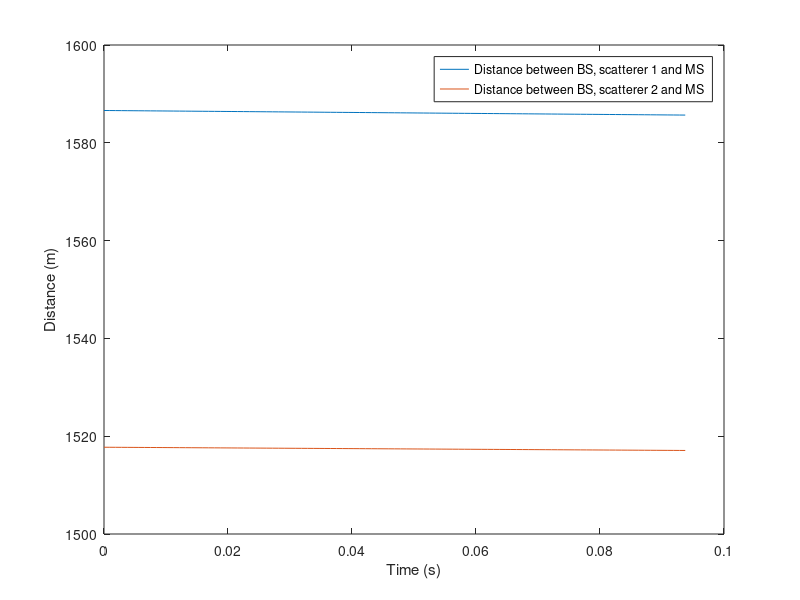
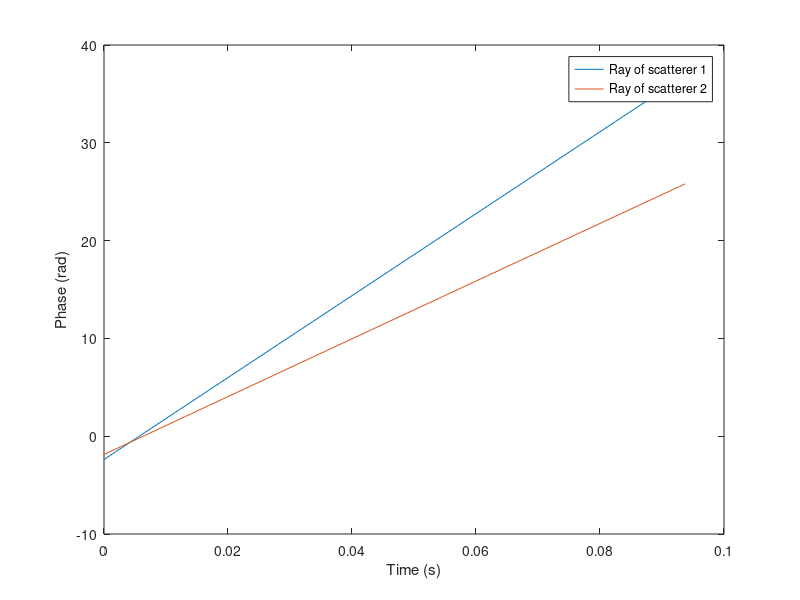
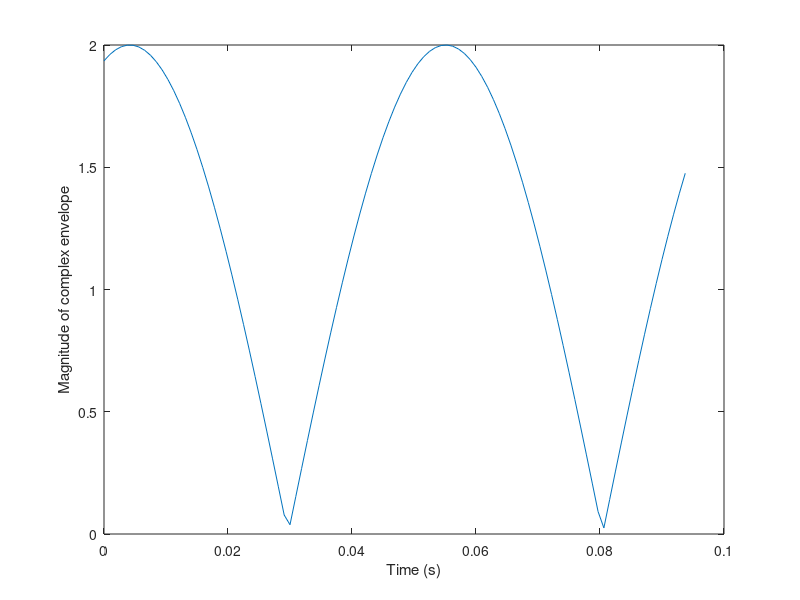
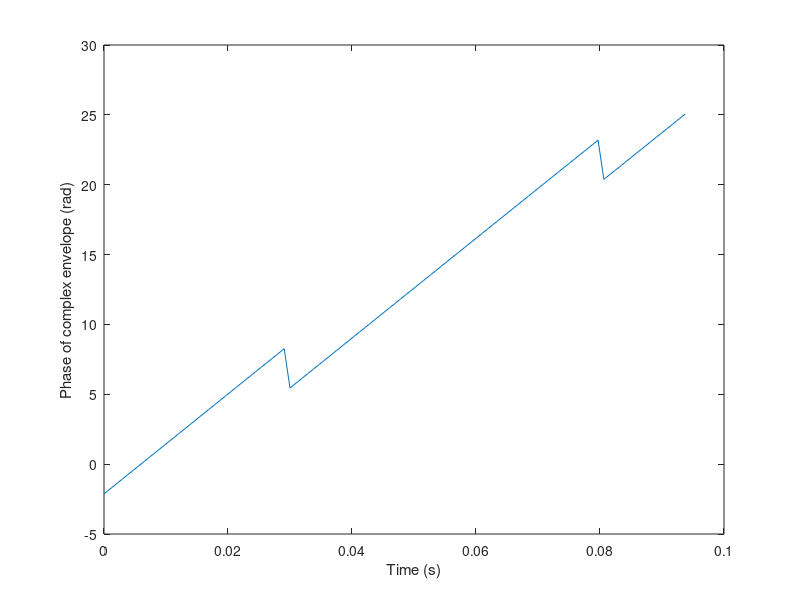

These figures' MATLAB source, in order:
%
% project433     (alpha 45)
%
% =======================================================================
clear
close all
clc
% basic inputs ==========================================================

fc=2000;     % MHz  Carrier frequency
F=16;        % sampling rate: fraction of wave length
V=10;        %  m/s MS1 speed 
NFFT=128;    % Number of points in FFT
Nsamples=100 % Number of samples 

% geometry inputs ========================================================

BSx=-1000; % location of transmitter (BS) x-coordinate
BSy=1000;  % location of transmitter (BS) y-coordinate
MS0=0;        % initial location of receiver (MS) x-coordinate
SC1x=100;    % location of scatterer-1 x-coordinate
SC1y=0;      % location of scatterer-1 y-coordinate

alpha2 = 45;       % degree
distSC2=100; % m distance from origin (first route point) to sc2

% inidirect gemeotric parameters ========================================

SC2x=distSC2*cosd(alpha2);  % loc of scatterer-1 x-coord
SC2y=distSC2*sind(alpha2);  % loc of scatterer-1 y-coord


% indirect parameters ===================================================
lambdac=300/fc;    % m wavelength
Dx=lambdac/F;      % m sampling spacing 
ts=Dx/V;          % s time sampling interval
fs=1/ts;           % Hz sampling frequency
kc=2*pi/lambdac;   % propagation constant

timeaxis=ts.*[0:Nsamples];

MSx=MS0+V.*timeaxis;

distBSSC1MS=sqrt((BSx-SC1x).^2+(BSy-SC1y).^2)+sqrt((SC1x-MSx).^2+SC1y.^2)
distBSSC2MS=sqrt((BSx-SC2x).^2+(BSy-SC2y).^2)+sqrt((SC2x-MSx).^2+SC2y.^2)
figure,plot(timeaxis,distBSSC1MS,timeaxis,distBSSC2MS)
xlabel('Time (s)');
ylabel('Distance (m)');
legend('Distance between BS, scatterer 1 and MS', 'Distance between BS, scatterer 2 and MS', 'Location', 'Best');


ray1=exp(-j*kc.*distBSSC1MS);
ray2=exp(-j*kc.*distBSSC2MS);
figure,plot(timeaxis,unwrap(angle(ray1)),timeaxis,unwrap(angle(ray2)))
xlabel('Time (s)');
ylabel('Phase (rad)');
legend('Ray of scatterer 1', 'Ray of scatterer 2', 'Location', 'Best');

r=ray1+ray2;
figure,plot(timeaxis,abs(r))
xlabel('Time (s)')
ylabel('Magnitude of complex envelope')

figure,plot(timeaxis,unwrap(angle(r)))
xlabel('Time (s)')
ylabel('Phase of complex envelope (rad)')

spectrumr=fftshift((abs(fft(r,NFFT))).^2);
freqaxis=[0:NFFT-1]*fs/NFFT-fs/2;
figure,plot(freqaxis,10*log10(spectrumr)-max(10*log10(spectrumr)))
xlabel('Doppler shift (Hz)')
ylabel('Normalized frquency response (dB)')
